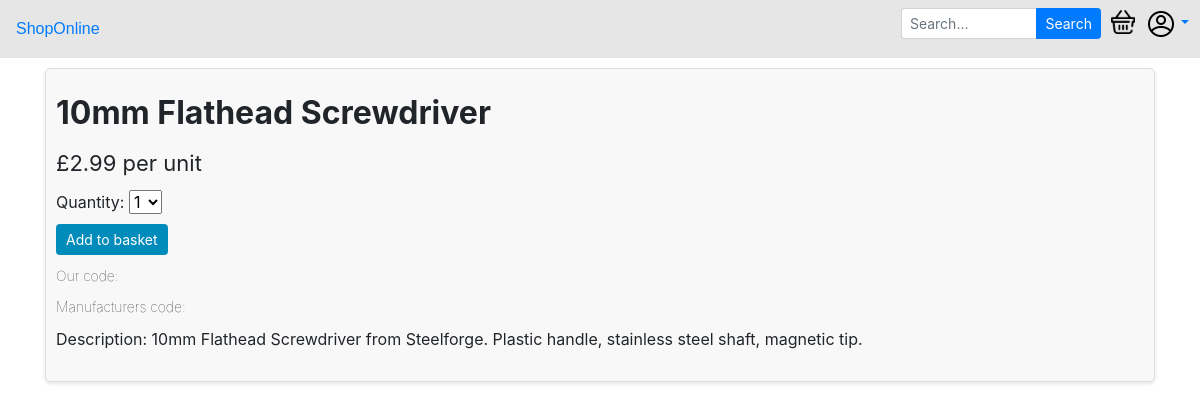
Page /store/2/ on the committed database.
### storeapp/models.py (models this page shows, shortened)
class Product(models.Model):
    name = models.CharField(max_length=255)
    description = models.CharField(max_length=255)
    cost = models.FloatField()
    category = models.ForeignKey(Category, null=True, on_delete=models.SET_NULL)

### storeapp/views.py (the view)
# urls.py: path('<int:pid>/', views.product, name='product'), #View a specific product
def product(request, pid):
    context = {}
    try:
        context["product"] = Product.objects.get(id=pid)
    except:
        pass
    return render(request, 'storeapp/product.html', context)

### storeapp/templates/storeapp/product.html (shortened to what this page needs)
{% extends 'base.html' %}
{% block content %}
<div class="container">
{% if product %}
    <div class="top container product-view-container">
        <div class="row">
            <span class="loud">{{product.name}}</span>
    </div>
    <div class="row">
        <span class="semi-loud">£{{product.cost}} per unit</span>
    </div>
    <div class="row">
        <span>Quantity:
        <select id="qty-select">
            <option value="1">1</option>
        </select>
    </div>
    <div class="row">
        <button class="add-to-basket-button" type="submit">Add to basket</button>
    </div>
    <div class="row quiet">
        <span>Our code: </span>
    </div>
    <div class="row quiet">
        <span>Manufacturers code: </span>
    </div>
    <div class="row">
        <span class="">Description: {{product.description}}</span>
     </div>
    </div>
{% else %}
    <div class="top container error-container centered">
        <span>Could not find product.</span>
    </div>
{% endif %}
</div>
{% endblock content %}

### static/css/styles.css (style rules this page uses)
body { font-family: 'Montserrat', sans-serif; justify-content: center; text-align: center; background-color: white; color: black; margin: 0; padding: 0; width: 100%; }
span .loud, .loud { font-size: 32px; font-weight: bold; text-align: center; display: block; }
span .semi-loud, .semi-loud { font-size: 22px; font-weight: normal; text-align: center; display: block; }
span .quiet, .quiet { font-size: 14px; font-weight: lighter; text-align: center; display: block; }
.top { margin-top: 10px; margin-bottom: 5px; }
.container { max-width: 100%; padding: 0px; }
.product-view-container { background-color: #f8f8f8; padding: 20px; border: 1px solid #ddd; border-radius: 5px; box-shadow: 0 2px 4px rgba(0, 0, 0, 0.1); margin-bottom: 5px; }
.product-view-container span { margin-left: 10px; }
.row { margin-bottom: 10px; }
.add-to-basket-button { margin-left: 10px; justify-content: center; text-align: center; background-color: #008CBA; color: #fff; font-size: 14px; padding: 5px 10px; border: none; cursor: pointer; border-radius: 4px; }

### rows in the picture
Product: name "10mm Flathead Screwdriver", cost "2.99", description "10mm Flathead Screwdriver from Steelforge. Plastic handle, stainless steel shaft, magnetic tip."
